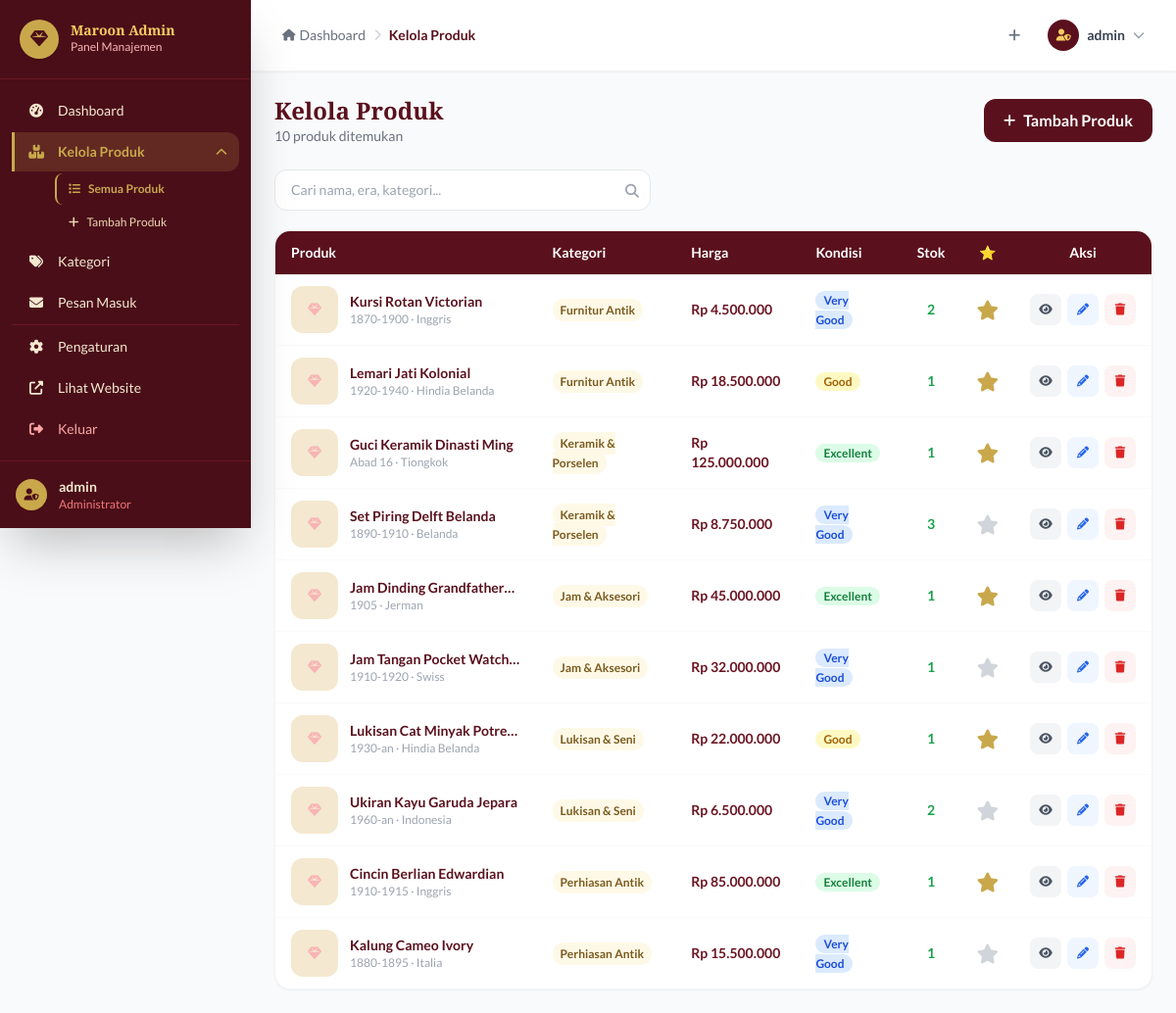
Screenshot of /product.php (signed in) with the database file from the repository.
### tables this page shows
CREATE TABLE IF NOT EXISTS products (
    id INT AUTO_INCREMENT PRIMARY KEY,
    category_id INT,
    name VARCHAR(255) NOT NULL,
    slug VARCHAR(255) NOT NULL UNIQUE,
    description TEXT,
    price DECIMAL(15,2) NOT NULL,
    stock INT DEFAULT 0,
    era VARCHAR(100),
    origin VARCHAR(100),
    condition_status ENUM('Excellent','Very Good','Good','Fair') DEFAULT 'Good',
    image VARCHAR(255),
    is_featured TINYINT(1) DEFAULT 0,
    created_at TIMESTAMP DEFAULT CURRENT_TIMESTAMP,
    updated_at TIMESTAMP DEFAULT CURRENT_TIMESTAMP ON UPDATE CURRENT_TIMESTAMP,
    FOREIGN KEY (category_id) REFERENCES categories(id) ON DELETE SET NULL
);

CREATE TABLE IF NOT EXISTS categories (
    id INT AUTO_INCREMENT PRIMARY KEY,
    name VARCHAR(100) NOT NULL,
    slug VARCHAR(100) NOT NULL UNIQUE,
    description TEXT,
    created_at TIMESTAMP DEFAULT CURRENT_TIMESTAMP
);

### includes/config.php (called while the page is built, shortened)
<?php
function formatRupiah($angka) {
    return 'Rp ' . number_format((float)$angka, 0, ',', '.');
}
function sanitize($conn, $input) {
    return $conn->real_escape_string(htmlspecialchars(strip_tags(trim($input))));
}

### product.php (the view, shortened to what this page needs)
<?php
require_once __DIR__ . '/../includes/config.php';
$search = sanitize($conn, $_GET['search'] ?? '');
$where  = $search ? "WHERE p.name LIKE '%$search%' OR p.era LIKE '%$search%' OR c.name LIKE '%$search%'" : '';
$per_page    = 10;
$pg          = max(1, (int)($_GET['pg'] ?? 1));
$offset      = ($pg - 1) * $per_page;
$total       = mysqli_fetch_assoc(mysqli_query($conn, "SELECT COUNT(*) as t FROM products p LEFT JOIN categories c ON p.category_id=c.id $where"))['t'];
$products = mysqli_query($conn, "
    SELECT p.*, c.name as cat_name
    FROM products p LEFT JOIN categories c ON p.category_id=c.id
    $where ORDER BY p.created_at DESC
    LIMIT $per_page OFFSET $offset
");
include 'admin_header.php';
?>
<div class="p-6">
    <div class="flex flex-col sm:flex-row justify-between items-start sm:items-center gap-4 mb-6">
        <div>
            <h1 class="font-serif text-2xl font-bold text-maroon-800">Kelola Produk</h1>
            <p class="text-gray-500 text-sm"><?= $total ?> produk ditemukan</p>
        </div>
        <a href="<?= BASE_URL ?>/admin/add_product.php"
           class="bg-maroon-800 hover:bg-maroon-700 text-white font-bold px-5 py-2.5 rounded-xl flex items-center space-x-2 transition-colors">
            <i class="fas fa-plus text-sm"></i><span>Tambah Produk</span>
        </a>
    </div>
    <form method="GET" class="mb-5">
        <div class="relative max-w-sm">
            <input type="text" name="search" value="<?= htmlspecialchars($search) ?>"
                   placeholder="Cari nama, era, kategori..."
                   class="w-full border border-gray-200 rounded-xl pl-4 pr-10 py-2.5 text-sm focus:outline-none focus:border-gold-400">
            <button type="submit" class="absolute right-3 top-1/2 -translate-y-1/2 text-gray-400 hover:text-maroon-700">
                <i class="fas fa-search text-sm"></i>
            </button>
        </div>
    </form>
    <div class="bg-white rounded-2xl shadow-sm border border-gray-100 overflow-hidden">
        <div class="overflow-x-auto">
            <table class="w-full text-sm">
                <thead>
                    <tr class="bg-maroon-800 text-white text-left">
                        <th class="px-4 py-3 font-semibold">Produk</th>
                        <th class="px-4 py-3 font-semibold hidden md:table-cell">Kategori</th>
                        <th class="px-4 py-3 font-semibold hidden lg:table-cell">Harga</th>
                        <th class="px-4 py-3 font-semibold hidden lg:table-cell">Kondisi</th>
                        <th class="px-4 py-3 font-semibold text-center hidden sm:table-cell">Stok</th>
                        <th class="px-4 py-3 font-semibold text-center">⭐</th>
                        <th class="px-4 py-3 font-semibold text-center">Aksi</th>
                    </tr>
                </thead>
                <tbody class="divide-y divide-gray-50">
                    <?php while ($p = mysqli_fetch_assoc($products)): ?>
                    <tr class="hover:bg-gray-50 transition-colors">
                        <td class="px-4 py-3">
                            <div class="flex items-center space-x-3">
                                <div class="w-12 h-12 bg-cream-200 rounded-xl overflow-hidden shrink-0 flex items-center justify-center">
                                    <?php if ($p['image'] && file_exists(__DIR__.'/../uploads/'.$p['image'])): ?>
                                        <img src="<?= BASE_URL ?>/uploads/<?= htmlspecialchars($p['image']) ?>" class="w-full h-full object-cover">
                                    <?php else: ?>
                                        <i class="fas fa-gem text-maroon-300 text-sm"></i>
                                    <?php endif; ?>
                                </div>
                                <div>
                                    <p class="font-semibold text-maroon-800 line-clamp-1"><?= htmlspecialchars($p['name']) ?></p>
                                    <p class="text-xs text-gray-400"><?= htmlspecialchars($p['era']) ?> · <?= htmlspecialchars($p['origin']) ?></p>
                                </div>
                            </div>
                        </td>
                        <td class="px-4 py-3 hidden md:table-cell">
                            <span class="bg-gold-100 text-gold-700 text-xs px-2 py-1 rounded-full font-semibold"><?= htmlspecialchars($p['cat_name'] ?? '-') ?></span>
                        </td>
                        <td class="px-4 py-3 hidden lg:table-cell font-bold text-maroon-700"><?= formatRupiah($p['price']) ?></td>
                        <td class="px-4 py-3 hidden lg:table-cell">
                            <span class="text-xs px-2 py-0.5 rounded-full font-bold <?= match($p['condition_status']) {
                                'Excellent' =>'bg-green-100 text-green-700',
                                'Very Good' =>'bg-blue-100 text-blue-700',
                                'Good'      =>'bg-yellow-100 text-yellow-700',
                                default     =>'bg-red-100 text-red-700'
                            } ?>"><?= htmlspecialchars($p['condition_status']) ?></span>
                        </td>
                        <td class="px-4 py-3 text-center hidden sm:table-cell">
                            <span class="font-bold <?= $p['stock']>0?'text-green-600':'text-red-500' ?>"><?= $p['stock'] ?></span>
                        </td>
                        <td class="px-4 py-3 text-center">
                            <a href="?toggle_featured=<?= $p['id'] ?><?= $search?'&search='.urlencode($search):'' ?>"
                               title="<?= $p['is_featured']?'Hapus dari unggulan':'Jadikan unggulan' ?>"
                               class="text-xl <?= $p['is_featured']?'text-gold-500 hover:text-gray-400':'text-gray-300 hover:text-gold-500' ?> transition-colors">
                                <i class="fas fa-star"></i>
                            </a>
                        </td>
                        <td class="px-4 py-3">
                            <div class="flex items-center justify-center space-x-1.5">
                                <a href="<?= BASE_URL ?>/product.php?id=<?= $p['id'] ?>" target="_blank"
                                   title="Lihat di website"
                                   class="w-8 h-8 bg-gray-100 hover:bg-gray-200 text-gray-600 rounded-lg flex items-center justify-center transition-colors">
                                    <i class="fas fa-eye text-xs"></i>
                                </a>
                                <a href="<?= BASE_URL ?>/admin/edit_product.php?id=<?= $p['id'] ?>"
                                   title="Edit produk"
                                   class="w-8 h-8 bg-blue-50 hover:bg-blue-100 text-blue-600 rounded-lg flex items-center justify-center transition-colors">
                                    <i class="fas fa-pencil text-xs"></i>
                                </a>
                                <a href="?delete=<?= $p['id'] ?><?= $search?'&search='.urlencode($search):'' ?>"
                                   title="Hapus produk"
                                   onclick="return confirm('Hapus produk \'<?= addslashes(htmlspecialchars($p['name'])) ?>\'?')"
                                   class="w-8 h-8 bg-red-50 hover:bg-red-100 text-red-600 rounded-lg flex items-center justify-center transition-colors">
                                    <i class="fas fa-trash text-xs"></i>
                                </a>
                            </div>
                        </td>
                    </tr>
                    <?php endwhile; ?>
                </tbody>
            </table>
        </div>
    </div>
</div>
<?php include 'admin_footer.php'; ?>

### admin/admin_header.php (style rules this page uses)
body { font-family:'Lato',sans-serif; }
h1,h2,h3,h4 { font-family:'Playfair Display',serif; }
.line-clamp-1 { display:-webkit-box;-webkit-line-clamp:1;-webkit-box-orient:vertical;overflow:hidden; }

### rows the page displays
products: name "Kursi Rotan Victorian", era "1870-1900", origin "Inggris", category.name "Furnitur Antik", price "Rp 4.500.000", condition_status "Very Good", stock "2"
products: name "Lemari Jati Kolonial", era "1920-1940", origin "Hindia Belanda", category.name "Furnitur Antik", price "Rp 18.500.000", condition_status "Good", stock "1"
products: name "Guci Keramik Dinasti Ming", era "Abad 16", origin "Tiongkok", category.name "Keramik & Porselen", price "Rp 125.000.000", condition_status "Excellent", stock "1"
products: name "Set Piring Delft Belanda", era "1890-1910", origin "Belanda", category.name "Keramik & Porselen", price "Rp 8.750.000", condition_status "Very Good", stock "3"
products: name "Jam Dinding…", era "1905", origin "Jerman", category.name "Jam & Aksesori", price "Rp 45.000.000", condition_status "Excellent", stock "1"
products: name "Jam Tangan Pocket…", era "1910-1920", origin "Swiss", category.name "Jam & Aksesori", price "Rp 32.000.000", condition_status "Very Good", stock "1"
products: name "Lukisan Cat Minyak…", era "1930-an", origin "Hindia Belanda", category.name "Lukisan & Seni", price "Rp 22.000.000", condition_status "Good", stock "1"
products: name "Ukiran Kayu Garuda Jepara", era "1960-an", origin "Indonesia", category.name "Lukisan & Seni", price "Rp 6.500.000", condition_status "Very Good", stock "2"
products: name "Cincin Berlian Edwardian", era "1910-1915", origin "Inggris", category.name "Perhiasan Antik", price "Rp 85.000.000", condition_status "Excellent", stock "1"
products: name "Kalung Cameo Ivory", era "1880-1895", origin "Italia", category.name "Perhiasan Antik", price "Rp 15.500.000", condition_status "Very Good", stock "1"

### other values shown
$admin_user "admin"
$page_title "Kelola Produk"
$total "10"
